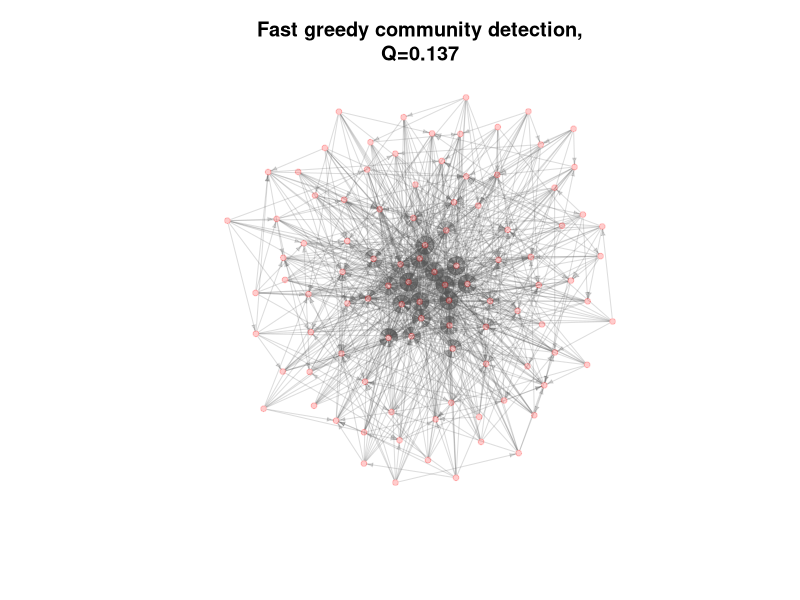

This figure's R source: (Note: this script raises an error after producing the figure.)
library(igraph)

g <- barabasi.game(100, power=0.6, m=10)
V(g)$name <- seq(vcount(g))
g <- simplify(g)
l <- layout.fruchterman.reingold(g)
l <- layout.norm(l, -1,1, -1,1) 

fcs <- fastgreedy.community(simplify(as.undirected(g)))
Q <- round(modularity(fcs), 3)

# png(file="fastgreedy.png")

plot(g, layout=l, vertex.size=3, vertex.label=NA, vertex.color="#ff000033",
     vertex.frame.color="#ff000033", edge.color="#55555533", edge.arrow.size=0.3,
     rescale=FALSE, xlim=range(l[,1]), ylim=range(l[,2]),
     main=paste(sep="", "Fast greedy community detection,\nQ=", Q))



g2 <- induced.subgraph(g, communities(fcs)[[1]])
l2 <- l[ communities(fcs)[[1]], ]

plot(g2, layout=l2, vertex.size=3, vertex.label=V(g2)$name,
     vertex.color="#ff0000", vertex.frame.color="#ff0000", edge.color="#555555",
     vertex.label.dist=0.5, vertex.label.cex=0.8, vertex.label.font=2,
     edge.arrow.size=0.3, add=TRUE, rescale=FALSE)

nodes <- communities(fcs)[[1]]
nodes <- paste(collapse=", ", nodes)
text(0,-1.3, nodes, col="blue")

# dev.off()
